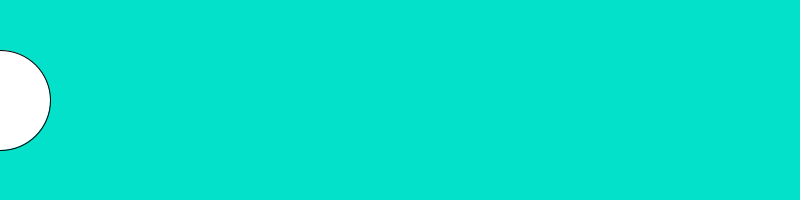
Frame 1 (no input)
Frame 60 (the mouse pressed at the canvas centre just before this capture): identical to frame 1, image omitted
Frame 120 (the mouse held since frame 60 and released just before this capture): blank canvas, image omitted

The Processing sketch that drew this single still picture (run headless with seeded random() and noise(); from frame 60 on, the mouse is pressed at the canvas centre):

// Processing sketch: Dot_Race
// ── Dot_Race.pde
int x;
void setup() {
    size(800, 200);
}

void draw() {
    //3. make it a nice color
     background (3,225,202);

    //4. if the mouse is pressed...
    if (mousePressed) {

    //5. ... change the X co-ordinate so that the dot moves to the right
    x=x+100;
    
    
    }
    //2. Draw an ellipse of height and width 100. Make sure to use your variable for the X position.
    ellipse(x,100,100,100);
    //6. Make your dot move really fast so that it can win the race 
     //  (you have to figure out what part of your code to change)
    //7. Use this method to play a ding when your dot crosses the finish line.
    
    
}
